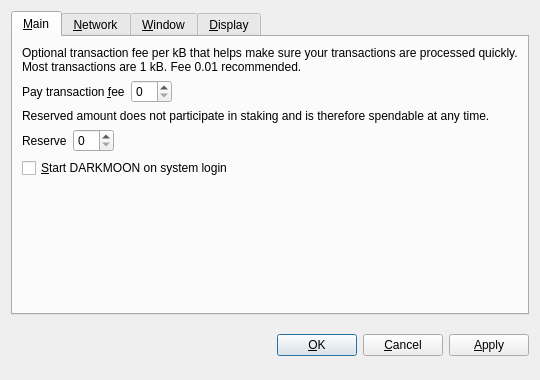
<?xml version="1.0" encoding="UTF-8"?>
<ui version="4.0">
 <class>OptionsDialog</class>
 <widget class="QDialog" name="OptionsDialog">
  <property name="geometry">
   <rect>
    <x>0</x>
    <y>0</y>
    <width>540</width>
    <height>380</height>
   </rect>
  </property>
  <property name="windowTitle">
   <string>Options</string>
  </property>
  <property name="modal">
   <bool>true</bool>
  </property>
  <layout class="QVBoxLayout" name="verticalLayout">
   <item>
    <widget class="QTabWidget" name="tabWidget">
     <property name="tabPosition">
      <enum>QTabWidget::North</enum>
     </property>
     <property name="currentIndex">
      <number>0</number>
     </property>
     <widget class="QWidget" name="tabMain">
      <attribute name="title">
       <string>&amp;Main</string>
      </attribute>
      <layout class="QVBoxLayout" name="verticalLayout_Main">
       <item>
        <widget class="QLabel" name="transactionFeeInfoLabel">
         <property name="text">
          <string>Optional transaction fee per kB that helps make sure your transactions are processed quickly. Most transactions are 1 kB. Fee 0.01 recommended.</string>
         </property>
         <property name="textFormat">
          <enum>Qt::PlainText</enum>
         </property>
         <property name="wordWrap">
          <bool>true</bool>
         </property>
        </widget>
       </item>
       <item>
        <layout class="QHBoxLayout" name="horizontalLayoutFee">
         <item>
          <widget class="QLabel" name="transactionFeeLabel">
           <property name="text">
            <string>Pay transaction &amp;fee</string>
           </property>
           <property name="textFormat">
            <enum>Qt::PlainText</enum>
           </property>
           <property name="buddy">
            <cstring>transactionFee</cstring>
           </property>
          </widget>
         </item>
         <item>
          <widget class="BitcoinAmountField" name="transactionFee"/>
         </item>
         <item>
          <spacer name="horizontalSpacerFee">
           <property name="orientation">
            <enum>Qt::Horizontal</enum>
           </property>
           <property name="sizeHint" stdset="0">
            <size>
             <width>40</width>
             <height>20</height>
            </size>
           </property>
          </spacer>
         </item>
        </layout>
       </item>
       <item>
        <widget class="QLabel" name="reserveBalanceInfoLabel">
         <property name="text">
          <string>Reserved amount does not participate in staking and is therefore spendable at any time.</string>
         </property>
         <property name="textFormat">
          <enum>Qt::PlainText</enum>
         </property>
         <property name="wordWrap">
          <bool>true</bool>
         </property>
        </widget>
       </item>
       <item>
        <layout class="QHBoxLayout" name="horizontalLayoutReserveBalance">
         <item>
          <widget class="QLabel" name="reserveBalanceLabel">
           <property name="text">
            <string>Reserve</string>
           </property>
           <property name="textFormat">
            <enum>Qt::PlainText</enum>
           </property>
           <property name="buddy">
            <cstring>reserveBalance</cstring>
           </property>
          </widget>
         </item>
         <item>
          <widget class="BitcoinAmountField" name="reserveBalance"/>
         </item>
         <item>
          <spacer name="horizontalSpacerReserveBalance">
           <property name="orientation">
            <enum>Qt::Horizontal</enum>
           </property>
           <property name="sizeHint" stdset="0">
            <size>
             <width>40</width>
             <height>20</height>
            </size>
           </property>
          </spacer>
         </item>
        </layout>
       </item>
       <item>
        <widget class="QCheckBox" name="bitcoinAtStartup">
         <property name="toolTip">
          <string>Automatically start DARKMOON after logging in to the system.</string>
         </property>
         <property name="text">
          <string>&amp;Start DARKMOON on system login</string>
         </property>
        </widget>
       </item>
       <item>
        <spacer name="verticalSpacer_Main">
         <property name="orientation">
          <enum>Qt::Vertical</enum>
         </property>
         <property name="sizeHint" stdset="0">
          <size>
           <width>20</width>
           <height>40</height>
          </size>
         </property>
        </spacer>
       </item>
      </layout>
     </widget>
     <widget class="QWidget" name="tabNetwork">
      <attribute name="title">
       <string>&amp;Network</string>
      </attribute>
      <layout class="QVBoxLayout" name="verticalLayout_Network">
       <item>
        <widget class="QCheckBox" name="mapPortUpnp">
         <property name="toolTip">
          <string>Automatically open the DARKMOON client port on the router. This only works when your router supports UPnP and it is enabled.</string>
         </property>
         <property name="text">
          <string>Map port using &amp;UPnP</string>
         </property>
        </widget>
       </item>
       <item>
        <widget class="QCheckBox" name="connectSocks">
         <property name="toolTip">
          <string>Connect to the DARKMOON network through a SOCKS proxy (e.g. when connecting through Tor).</string>
         </property>
         <property name="text">
          <string>&amp;Connect through SOCKS proxy:</string>
         </property>
        </widget>
       </item>
       <item>
        <layout class="QHBoxLayout" name="horizontalLayout_Network">
         <item>
          <widget class="QLabel" name="proxyIpLabel">
           <property name="text">
            <string>Proxy &amp;IP:</string>
           </property>
           <property name="textFormat">
            <enum>Qt::PlainText</enum>
           </property>
           <property name="buddy">
            <cstring>proxyIp</cstring>
           </property>
          </widget>
         </item>
         <item>
          <widget class="QValidatedLineEdit" name="proxyIp">
           <property name="maximumSize">
            <size>
             <width>140</width>
             <height>16777215</height>
            </size>
           </property>
           <property name="toolTip">
            <string>IP address of the proxy (e.g. 127.0.0.1)</string>
           </property>
          </widget>
         </item>
         <item>
          <widget class="QLabel" name="proxyPortLabel">
           <property name="text">
            <string>&amp;Port:</string>
           </property>
           <property name="textFormat">
            <enum>Qt::PlainText</enum>
           </property>
           <property name="buddy">
            <cstring>proxyPort</cstring>
           </property>
          </widget>
         </item>
         <item>
          <widget class="QLineEdit" name="proxyPort">
           <property name="maximumSize">
            <size>
             <width>55</width>
             <height>16777215</height>
            </size>
           </property>
           <property name="toolTip">
            <string>Port of the proxy (e.g. 9050)</string>
           </property>
          </widget>
         </item>
         <item>
          <widget class="QLabel" name="socksVersionLabel">
           <property name="text">
            <string>SOCKS &amp;Version:</string>
           </property>
           <property name="textFormat">
            <enum>Qt::PlainText</enum>
           </property>
           <property name="buddy">
            <cstring>socksVersion</cstring>
           </property>
          </widget>
         </item>
         <item>
          <widget class="QValueComboBox" name="socksVersion">
           <property name="toolTip">
            <string>SOCKS version of the proxy (e.g. 5)</string>
           </property>
          </widget>
         </item>
         <item>
          <spacer name="horizontalSpacer_Network">
           <property name="orientation">
            <enum>Qt::Horizontal</enum>
           </property>
           <property name="sizeHint" stdset="0">
            <size>
             <width>40</width>
             <height>20</height>
            </size>
           </property>
          </spacer>
         </item>
        </layout>
       </item>
       <item>
        <spacer name="verticalSpacer_Network">
         <property name="orientation">
          <enum>Qt::Vertical</enum>
         </property>
         <property name="sizeHint" stdset="0">
          <size>
           <width>20</width>
           <height>40</height>
          </size>
         </property>
        </spacer>
       </item>
      </layout>
     </widget>
     <widget class="QWidget" name="tabWindow">
      <attribute name="title">
       <string>&amp;Window</string>
      </attribute>
      <layout class="QVBoxLayout" name="verticalLayout_Window">
       <item>
        <widget class="QCheckBox" name="minimizeToTray">
         <property name="toolTip">
          <string>Show only a tray icon after minimizing the window.</string>
         </property>
         <property name="text">
          <string>&amp;Minimize to the tray instead of the taskbar</string>
         </property>
        </widget>
       </item>
       <item>
        <widget class="QCheckBox" name="minimizeOnClose">
         <property name="toolTip">
          <string>Minimize instead of exit the application when the window is closed. When this option is enabled, the application will be closed only after selecting Quit in the menu.</string>
         </property>
         <property name="text">
          <string>M&amp;inimize on close</string>
         </property>
        </widget>
       </item>
       <item>
        <spacer name="verticalSpacer_Window">
         <property name="orientation">
          <enum>Qt::Vertical</enum>
         </property>
         <property name="sizeHint" stdset="0">
          <size>
           <width>20</width>
           <height>40</height>
          </size>
         </property>
        </spacer>
       </item>
      </layout>
     </widget>
     <widget class="QWidget" name="tabDisplay">
      <attribute name="title">
       <string>&amp;Display</string>
      </attribute>
      <layout class="QVBoxLayout" name="verticalLayout_Display">
       <item>
        <layout class="QHBoxLayout" name="horizontalLayout_1_Display">
         <item>
          <widget class="QLabel" name="langLabel">
           <property name="text">
            <string>User Interface &amp;language:</string>
           </property>
           <property name="textFormat">
            <enum>Qt::PlainText</enum>
           </property>
           <property name="buddy">
            <cstring>lang</cstring>
           </property>
          </widget>
         </item>
         <item>
          <widget class="QValueComboBox" name="lang">
           <property name="toolTip">
            <string>The user interface language can be set here. This setting will take effect after restarting DARKMOON.</string>
           </property>
          </widget>
         </item>
        </layout>
       </item>
       <item>
        <layout class="QHBoxLayout" name="horizontalLayout_2_Display">
         <item>
          <widget class="QLabel" name="unitLabel">
           <property name="text">
            <string>&amp;Unit to show amounts in:</string>
           </property>
           <property name="textFormat">
            <enum>Qt::PlainText</enum>
           </property>
           <property name="buddy">
            <cstring>unit</cstring>
           </property>
          </widget>
         </item>
         <item>
          <widget class="QValueComboBox" name="unit">
           <property name="toolTip">
            <string>Choose the default subdivision unit to show in the interface and when sending coins.</string>
           </property>
          </widget>
         </item>
        </layout>
       </item>
       <item>
        <widget class="QCheckBox" name="displayAddresses">
         <property name="toolTip">
          <string>Whether to show DARKMOON addresses in the transaction list or not.</string>
         </property>
         <property name="text">
          <string>&amp;Display addresses in transaction list</string>
         </property>
        </widget>
       </item>
       <item>
        <widget class="QCheckBox" name="coinControlFeatures">
         <property name="toolTip">
          <string>Whether to show coin control features or not.</string>
         </property>
         <property name="text">
          <string>Display coin &amp;control features (experts only!)</string>
         </property>
        </widget>
       </item>
       <item>
        <spacer name="verticalSpacer_Display">
         <property name="orientation">
          <enum>Qt::Vertical</enum>
         </property>
         <property name="sizeHint" stdset="0">
          <size>
           <width>20</width>
           <height>40</height>
          </size>
         </property>
        </spacer>
       </item>
      </layout>
     </widget>
    </widget>
   </item>
   <item>
    <layout class="QHBoxLayout" name="horizontalLayout_Buttons">
     <item>
      <spacer name="horizontalSpacer_1">
       <property name="orientation">
        <enum>Qt::Horizontal</enum>
       </property>
       <property name="sizeHint" stdset="0">
        <size>
         <width>40</width>
         <height>48</height>
        </size>
       </property>
      </spacer>
     </item>
     <item>
      <widget class="QLabel" name="statusLabel">
       <property name="font">
        <font>
         <weight>75</weight>
         <bold>true</bold>
        </font>
       </property>
       <property name="text">
        <string/>
       </property>
       <property name="textFormat">
        <enum>Qt::PlainText</enum>
       </property>
       <property name="wordWrap">
        <bool>true</bool>
       </property>
      </widget>
     </item>
     <item>
      <spacer name="horizontalSpacer_2">
       <property name="orientation">
        <enum>Qt::Horizontal</enum>
       </property>
       <property name="sizeHint" stdset="0">
        <size>
         <width>40</width>
         <height>48</height>
        </size>
       </property>
      </spacer>
     </item>
     <item>
      <widget class="QPushButton" name="okButton">
       <property name="text">
        <string>&amp;OK</string>
       </property>
      </widget>
     </item>
     <item>
      <widget class="QPushButton" name="cancelButton">
       <property name="text">
        <string>&amp;Cancel</string>
       </property>
       <property name="autoDefault">
        <bool>false</bool>
       </property>
      </widget>
     </item>
     <item>
      <widget class="QPushButton" name="applyButton">
       <property name="text">
        <string>&amp;Apply</string>
       </property>
       <property name="autoDefault">
        <bool>false</bool>
       </property>
      </widget>
     </item>
    </layout>
   </item>
  </layout>
 </widget>
 <customwidgets>
  <customwidget>
   <class>BitcoinAmountField</class>
   <extends>QSpinBox</extends>
   <header>bitcoinamountfield.h</header>
  </customwidget>
  <customwidget>
   <class>QValueComboBox</class>
   <extends>QComboBox</extends>
   <header>qvaluecombobox.h</header>
  </customwidget>
  <customwidget>
   <class>QValidatedLineEdit</class>
   <extends>QLineEdit</extends>
   <header>qvalidatedlineedit.h</header>
  </customwidget>
 </customwidgets>
 <resources/>
 <connections/>
</ui>
